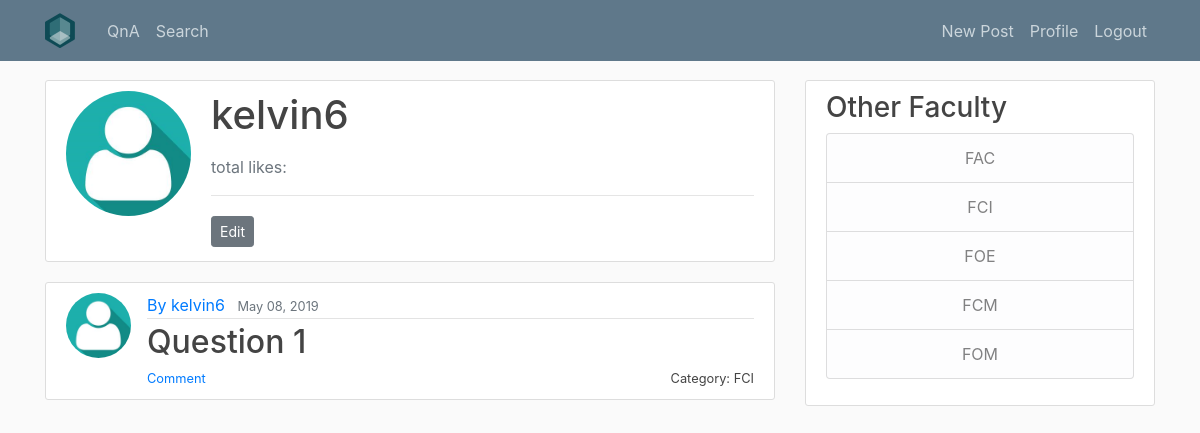
Screenshot of /profile/ (signed in) with the database file from the repository.
### users/models.py (models this page shows, shortened)
class Profile(models.Model):
    user = models.OneToOneField(User, on_delete=models.CASCADE)
    image = models.ImageField(default="default.png", upload_to="profile_pics")

### QnA/models.py (models this page shows, shortened)
class question (models.Model):
    title = models.CharField(max_length=100) #use charfield to limit user input
    liked_by = models.ManyToManyField(User,related_name='liked_by_question',blank = True)
    like = models.IntegerField(default=0)
    slug = models.SlugField(max_length=100)
    content = models.TextField() #use TextField if there is no limit for the content
    date_published = models.DateTimeField(default=timezone.now) #auto-select the current time
    category = models.ForeignKey(category,on_delete=models.CASCADE)
    author = models.ForeignKey(User, on_delete=models.CASCADE) #if the user is deleted the question will be deleted

class category (models.Model):
    category = models.CharField(max_length=100)
    slug = models.SlugField(max_length=100,unique=True)
    def __str__(self):
        return self.category

### users/views.py (the view)
# urls.py: path('profile/', ProfileListView.as_view(template_name='users/profile.html'), name='profile'),
class ProfileListView(ListView):
    model = question
    template_name : 'users/profile.html'
    context_object_name = 'question'
    ordering = ['-date_published']
    paginate_by = 5

### users/templates/users/profile.html (shortened to what this page needs)
{% extends "QnA/base.html" %}
{% block content %}
<div class="content-section">
        <div class="media">
          <img class="rounded-circle account-img" src="{{ user.profile.image.url }}">
          <div class="media-body">
            <h2 class="account-heading">{{ user.username }}</h2>
            <p class="text-secondary">total likes:{{ question.like.all }}</p>
            <hr>
            <a class="btn btn-secondary btn-sm mt-1 mb-1" href="{% url 'profile_update' %}">Edit</a>
          </div>
        </div>
      </div>
  {% for question in question %}
  {% if question.author == user %}
  <article class="media content-section">
    <img class="rounded-circle article-img" src="{{ user.profile.image.url }}">
    <div class="media-body">
      <div class="article-metadata">
        <a class="mr-2" href="" >By {{ question.author }}</a>
        <small class="text-muted">{{ question.date_published|date:"F d, Y" }}</small>
      </div>
      <h2><a class="article-title" style="display : inline" href="{% url 'question-detail' question.slug question.pk %}" >{{ question.title }}</a></h2>
      <small class="article-title" style="float: right" >Category: {{ question.category }}</small>
      <small class="article-title" style="float: left" ><a href="{% url 'question-detail' question.slug question.pk %}">Comment</a></small>
    </div>
  </article>
  {% endif %}
{% endfor %}
{% endblock content %}

### QnA/static/QnA/base.css (style rules this page uses)
body { background: #fafafa; color: #333333; margin-top: 5rem; }
h1, h2, h3, h4, h5, h6 { color: #444444; }
.content-section { background: #ffffff; padding: 10px 20px; border: 1px solid #dddddd; border-radius: 3px; margin-bottom: 20px; }
.article-title { color: #444444; }
.article-img { height: 65px; width: 65px; margin-right: 16px; }
.article-metadata { padding-bottom: 1px; margin-bottom: 4px; border-bottom: 1px solid #e3e3e3 }
.account-img { height: 125px; width: 125px; margin-right: 20px; margin-bottom: 16px; }
.account-heading { font-size: 2.5rem; }

### rows the page displays
question: profile.image (placeholder picture), author "kelvin6", date_published "May 08, 2019", title "Question 1", category "FCI"

### other values shown
{{ user.username }} "kelvin6"
